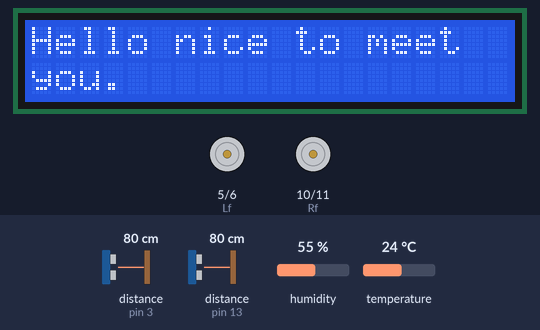
The sketch below on a simulated Arduino Mega 2560, built with avr-gcc and run on an emulated ATmega2560. Parts: 20×2 character LCD, motor-driver pin pairs drawn as motors (green arrow = first pin HIGH = forward, orange = second pin HIGH = backward, longer = more drive). The test bench sets the inputs (shaded band); at power-on: distance to the obstacle (sensors on pin 3, pin 13) 80 cm, humidity 55 %, temperature 24 °C. The echo pulse lasts 58.3 µs per cm.

Above: at 0.2 s.
4.4 s: distance to the obstacle (sensor on pin 3) set to 2 cm
At 8.8 s:
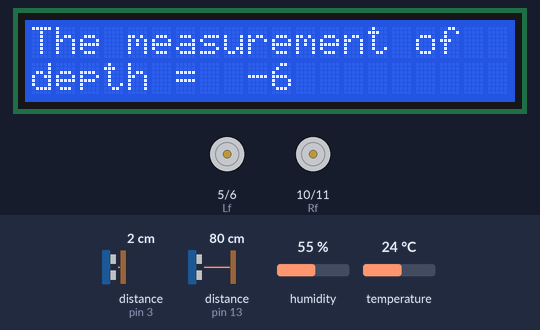
9.7 s: distance to the obstacle (sensor on pin 13) set to 10 cm
At 13.7 s:
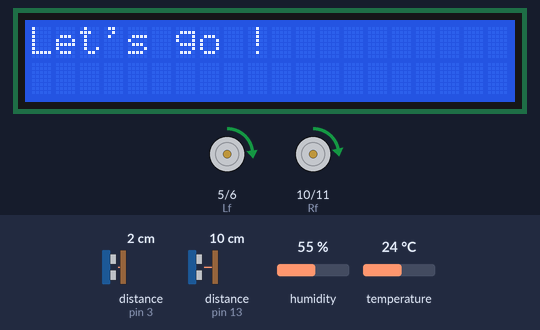
14.8 s: distance to the obstacle (sensor on pin 13) set to 7 cm
At 16.5 s:
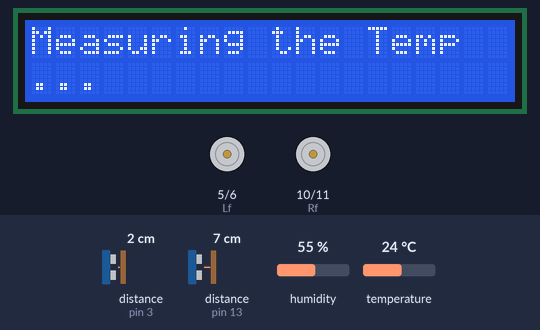
Timing chart, 0 to 18.0 s (numbered marks = the images above; inputs shaded):
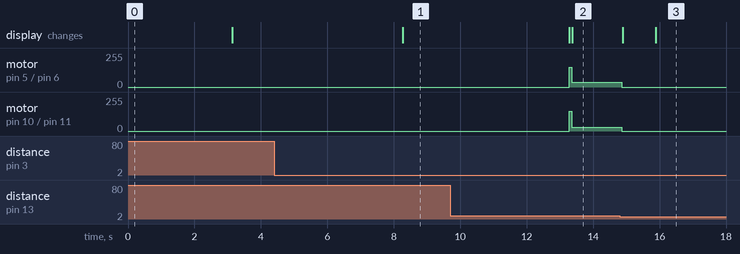

The sketch:

Depth_Temp_monitor.ino
```cpp
// (以下的腳位設定都是 Arduino mega pins)
#include <LiquidCrystal_PCF8574.h>
#include "DHT.h"
#include <Ultrasonic.h>
#define DHTPIN 4 // DHT11 的腳位 (可變的 pin 位)
#define DHTTYPE DHT11 // 宣告 DHT 的型號
Ultrasonic ultrasonic(2, 3); // 測量深度距離 in cm (Trig, Echo)
Ultrasonic ultrasonicHead(12,13); // 車子前面的 SR04, 用來測量終點距離 in cm
DHT dht(DHTPIN, DHTTYPE); // 宣告 dht 物件
LiquidCrystal_PCF8574 lcd(0x27); //設定 LCD 螢幕的地址
int distance; // 存放 SR04 讀取的距離數字
int GoalDistance; // 用來記錄測量終點距離 SR04 的數值
int DepthResult; // 存放最後深度量測結果
float TempResult; // 存放最後溫度量測結果
int normal=8, sudden=6; // normal 表示 SR04 平時在車子底下與地面的距離；sudden 表示 SR04 測量的距離超過 normal 多少的值

int pwm_L=0,pwm_R=0; // 馬達的 PWM 值
int ledA_R=0, ledA_G=0, ledA_B=0; // LEDA 的 RGB 腳位
int ledB_R=0, ledB_G=0, ledB_B=0; // LEDB 的 RGB 腳位
int Lf=5, Lb=6, Rf=10, Rb=11;  // 馬達接馬達驅動器的腳位

int cout=0; // 用來記錄測量深度停止的次數

void setup() {
  Serial.begin(9600);
  // 把 LED 燈腳位都設定為 OUTPUT
  pinMode(ledA_R, OUTPUT);
  pinMode(ledA_G, OUTPUT);
  pinMode(ledA_B, OUTPUT);
  pinMode(ledB_R, OUTPUT);
  pinMode(ledB_G, OUTPUT);
  pinMode(ledB_B, OUTPUT);
  runMotor(0,0); // 先讓馬達的轉數為零
  dht.begin();  //初始化DHT
  lcd.begin(20, 2); // 初始化LCD
  lcd.setBacklight(255); // 把 LCD 的背景亮度設為最暗
  lcd.clear(); // 清除 LCD 螢幕上的所有資料
  lcd.setCursor(0, 0);  //設定游標位置 (字,行)
  lcd.print("Hello nice to meet  Let's go !"); // 顯示我們要的東西
  lcd.setCursor(0, 1);
  lcd.print("you.");
  delay(3000);
  lcd.clear();
}

void loop() {
  float t = dht.readTemperature();  //取得溫度C
  distance = ultrasonic.read(); // 取得深度距離 cm
  GoalDistance=ultrasonicHead.read(); // 取得終點距離 cm
  light(ledA_R, ledA_G, ledA_B, 0, 0, 255); // 亮藍燈
  light(ledB_R, ledB_G, ledB_B, 0, 0, 255); // 亮藍燈
  // debug
 /* Serial.print("Temp : ");
  Serial.println(t);
  Serial.print("Depth : ");
  Serial.println(distance);
  Serial.print("Goal : ");
  Serial.println(GoalDistance);*/
  //ShowResultD(distance-normal, 0);
  //ShowResultD(GoalDistance, 1);
  if((distance - normal) > sudden && cout==0){
    cout++;
    delay(100);
    runMotor(0, 0); // 停止前進
    light(ledA_R, ledA_G, ledA_B, 255, 0, 0); // 亮紅燈
    light(ledB_R, ledB_G, ledB_B, 255, 0, 0); // 亮紅燈
    delay(5000);
    distance = ultrasonic.read(); // 取得深度距離 cm
    lcd.clear();
    lcd.setCursor(0,0);
    lcd.print("The measurement of ");
    lcd.setCursor(0,1);
    lcd.print("depth = ");
    distance = ultrasonic.read(); // 取得深度距離 cm
    DepthResult=distance-normal; // 取得最終我們測量到的距離 - 與感應器與地面的距離
    lcd.setCursor(9,1);
    lcd.print(DepthResult);
    delay(5000);
    lcd.clear();
    lcd.setCursor(0 ,0);
    lcd.print("Run !");
    runMotor(150,150); // 往前暴衝*
    light(ledA_R, ledA_G, ledA_B, 0, 0, 255); // 亮藍燈
    light(ledB_R, ledB_G, ledB_B, 0, 0, 255); // 亮藍燈
  }
   else{ // 沒事情的話就繼續前進
    runMotor(34, 30);
    lcd.clear();
    lcd.setCursor(0, 0);  //設定游標位置 (字,行)
    lcd.print("Let's go !"); // 顯示我們要的東西
    light(ledA_R, ledA_G, ledA_B, 0, 0, 255); // 亮藍燈
    light(ledB_R, ledB_G, ledB_B, 0, 0, 255);// 亮藍燈
  }
  if(GoalDistance <= 8 && cout!=0){ // 如果車子前面的 SR04 測量到距離終點 10 cm 就會停止並且去量溫度
    runMotor(0,0); // 停止前進
    light(ledA_R, ledA_G, ledA_B, 255, 0, 0); // 亮紅燈
    light(ledB_R, ledB_G, ledB_B, 255, 0, 0); // 亮紅燈
    lcd.clear();
    lcd.setCursor(0, 0);
    lcd.print("Measuring the Temp");
    delay(1000);
    light(ledA_R, ledA_G, ledA_B, 255, 255, 0); // 亮黃燈
    light(ledB_R, ledB_G, ledB_B, 255, 255, 0); // 亮黃燈
    lcd.setCursor(0, 1);
    lcd.print("...");
    delay(5000);
    //delay(59000); // 停止一分鐘
    //t = dht.readTemperature();  //取得溫度C
    //TempResult=53; // 取得最終我們測量到的溫度
    lcd.clear();
    lcd.setCursor(0, 0);
    lcd.print("The result =       ");
    delay(1000);
    lcd.clear();
    while (1) // 讓其永遠顯示我們得到的結果
    {
      ShowResultD(DepthResult, 0);
      ShowResultT(1);
      light(ledA_R, ledA_G, ledA_B, 0, 255, 0); // 亮綠燈
      light(ledB_R, ledB_G, ledB_B, 0, 255, 0);// 亮綠燈
    }
  }
  delay(50);
}

void runMotor(int pwm_L, int pwm_R){ // 馬達行走的函式
  analogWrite(Lf,pwm_L);
  analogWrite(Lb,0);
  analogWrite(Rf,pwm_R);
  analogWrite(Rb,0);
}
void light(int R,int G,int B,int r,int g,int b){ // 亮 LED燈 的函式
  analogWrite(R,255-r);
  analogWrite(G,255-g);
  analogWrite(B,255-b);
}
void ShowResultD(int DepthResult,int line){ // 顯示我們測量到的數值
  lcd.setCursor(0, line);  //設定游標位置 (字,行)
  lcd.print("Depth:");
  lcd.setCursor(7, line);
  lcd.print(DepthResult);
  lcd.setCursor(9,line);
  lcd.print(" CM");
}
void ShowResultT(int line){ // 顯示我們測量到的數值
  lcd.setCursor(0, line);  //設定游標位置 (字,行)
  lcd.print("Temp:");
  lcd.setCursor(7, line);
  lcd.print("53.4");
  lcd.setCursor(13, line);
  lcd.print((char)223); //用特殊字元顯示符號的"度"
  lcd.setCursor(14, line);
  lcd.print("C");
}
```

Measured:
- the behaviour switches between 9 and 8 cm on distance to the obstacle (sensor on pin 13) (found by bisection; images 2 and 3)
- after the input at 4.4 s, the display: changes after 3.9 s (image 1)
- after the input at 14.8 s, motor on pin 5 (Lf) / pin 6 (Lb): forward 34/255 → stopped after 0.07 s; motor on pin 10 (Rf) / pin 11 (Rb): forward 30/255 → stopped after 0.07 s; the display: first changes after 0.09 s (image 3 shows a later state)
